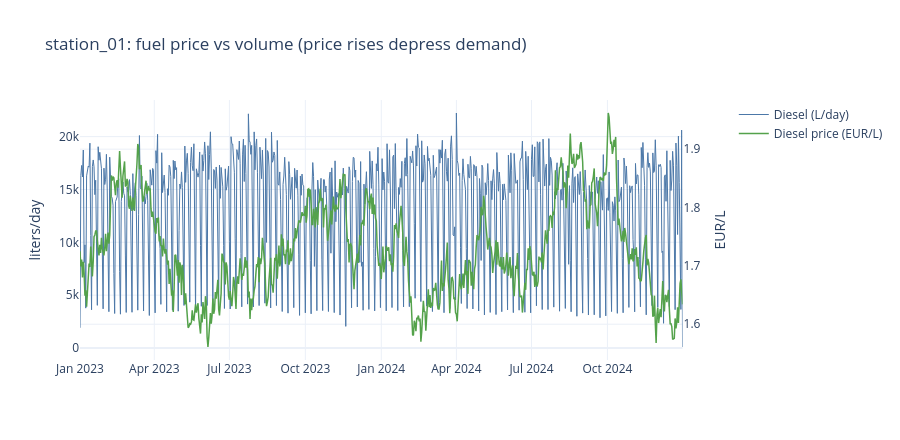

Notebook code for this chart:
### Markdown cell above
**Exogenous driver: price vs volume.** Fuel prices follow a persistent random
walk (not IID noise), and demand carries a negative price elasticity, so
sustained price rises visibly depress daily volume.

### Code cell
# Exogenous price vs volume: as the diesel price random-walks up, daily volume
# tends to fall (negative elasticity). Dual y-axis to overlay the two scales.
daily_px = station.resample("D").agg(
    diesel=("liters_diesel_sold", "sum"),
    price=("price_diesel", "mean"),
)

fig4 = make_subplots(specs=[[{"secondary_y": True}]])
fig4.add_trace(
    go.Scatter(
        x=daily_px.index, y=daily_px["diesel"], name="Diesel (L/day)",
        line=dict(color="#4c78a8", width=1),
    ),
    secondary_y=False,
)
fig4.add_trace(
    go.Scatter(
        x=daily_px.index, y=daily_px["price"], name="Diesel price (EUR/L)",
        line=dict(color="#54a24b", width=1.5),
    ),
    secondary_y=True,
)
fig4.update_layout(
    title=f"{sid}: fuel price vs volume (price rises depress demand)",
    template="plotly_white", hovermode="x unified", height=440,
)
fig4.update_yaxes(title_text="liters/day", secondary_y=False)
fig4.update_yaxes(title_text="EUR/L", secondary_y=True)

corr = daily_px["diesel"].corr(daily_px["price"])
print(f"Daily price/volume correlation: {corr:.3f} (negative = elasticity)")
fig4.show()

### Figure 1 — Plotly figure (JSON) as saved in the notebook; plotly's stock layout.template omitted (floating-point values rounded to 4 significant figures; data arrays with more than 128 entries replaced by an {"elided": "..."} marker saying what was removed)
{"data": [{"line": {"color": "#4c78a8", "width": 1}, "name": "Diesel (L/day)", "type": "scatter", "x": {"elided": "731 str values"}, "xaxis": "x", "y": {"elided": "731 float values"}, "yaxis": "y"}, {"line": {"color": "#54a24b", "width": 1.5}, "name": "Diesel price (EUR/L)", "type": "scatter", "x": {"elided": "731 str values"}, "xaxis": "x", "y": {"elided": "731 float values"}, "yaxis": "y2"}], "layout": {"height": 440, "hovermode": "x unified", "title": {"text": "station_01: fuel price vs volume (price rises depress demand)"}, "xaxis": {"anchor": "y", "domain": [0, 0.94]}, "yaxis": {"anchor": "x", "domain": [0, 1], "title": {"text": "liters/day"}}, "yaxis2": {"anchor": "x", "overlaying": "y", "side": "right", "title": {"text": "EUR/L"}}}}
